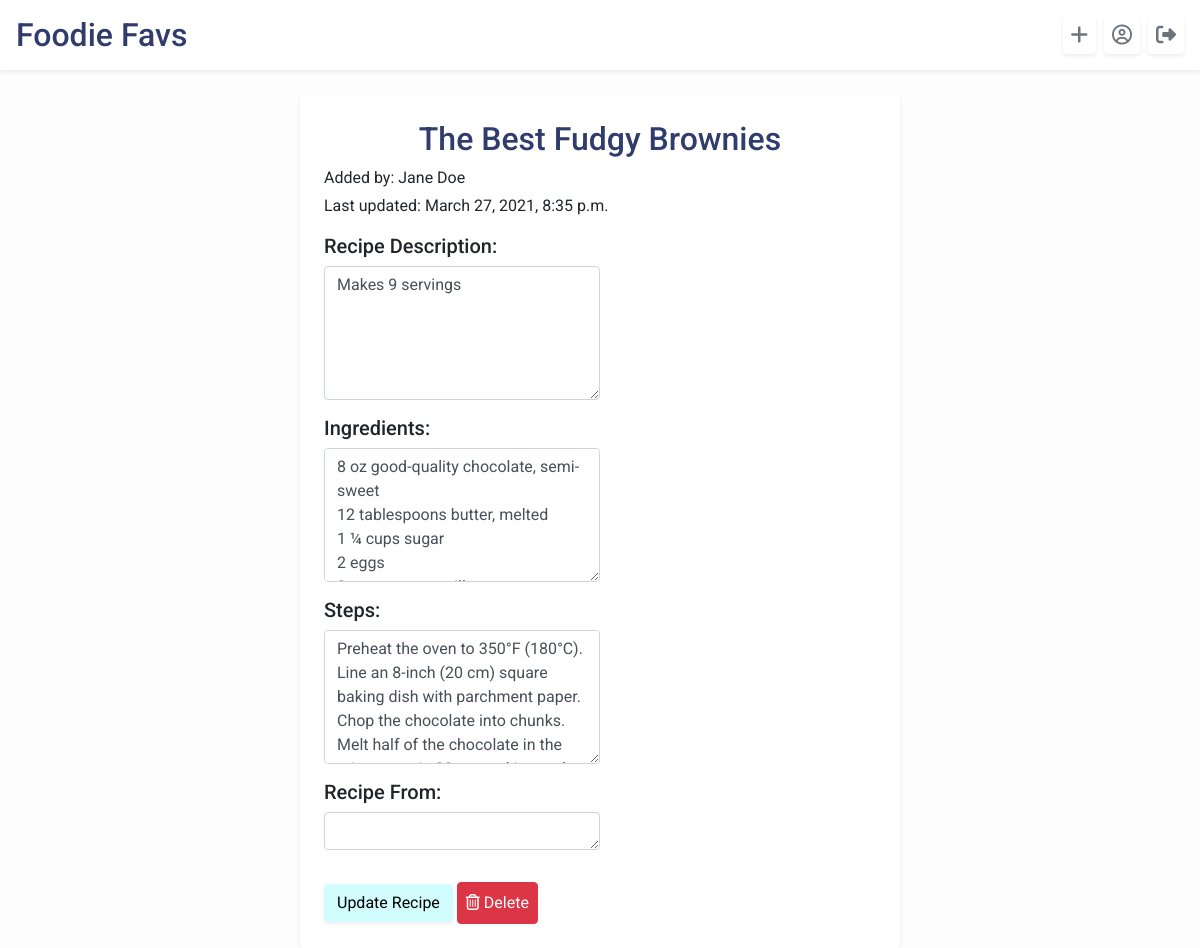
The app's page /home/4/edit_recipe (signed in), older data.
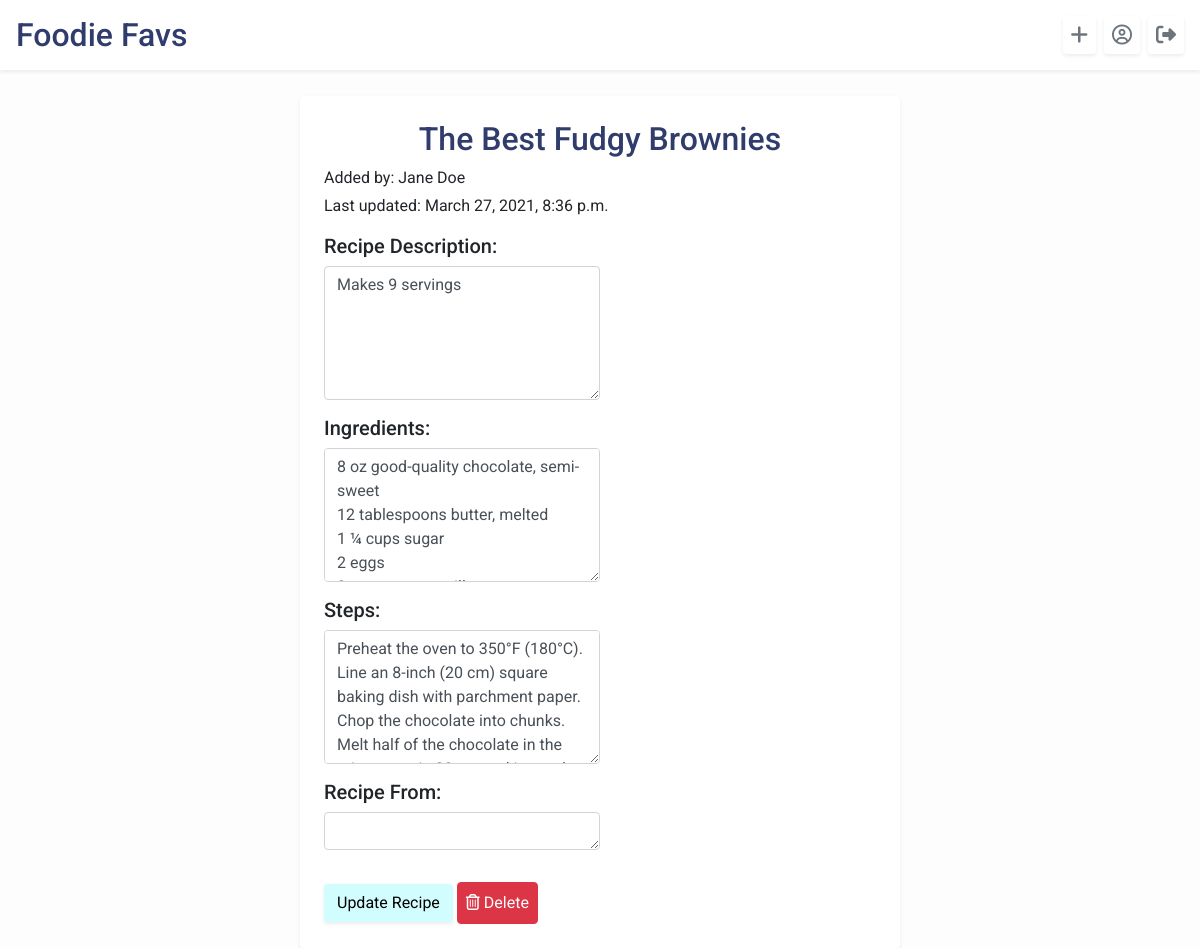
The same page, newer data.
### foodie_app/models.py (models this page shows)
class Recipe(models.Model):
    name = models.CharField(max_length=255)
    desc = models.CharField(max_length=255, default="")
    ingredients = models.TextField(default="")
    steps = models.TextField(default="")
    creator = models.ForeignKey(User, related_name="users", on_delete=models.CASCADE, default=1)
    source = models.CharField(max_length=255, default="")
    users_who_favorite = models.ManyToManyField(User, related_name="favorite_recipes", default=0)
    created_at = models.DateTimeField(auto_now_add=True)
    updated_at = models.DateTimeField(auto_now=True)
    objects = RecipeManager()

### login/models.py (models this page shows)
class User(models.Model):
    first_name = models.CharField(max_length=255)
    last_name = models.CharField(max_length=255)
    email = models.EmailField()
    password = models.CharField(max_length=255)
    followers = models.ManyToManyField("self", blank=True)
    profile_desc = models.TextField(default="")
    created_at = models.DateTimeField(auto_now_add=True)
    updated_at = models.DateTimeField(auto_now=True)
    objects = UserManager()

### foodie_app/views.py (the view)
# urls.py: path('<int:recipe_id>/edit_recipe', views.edit_recipe),
def edit_recipe(request, recipe_id):
    if 'userid' in request.session:
        context = {
            "user": User.objects.get(id=request.session['userid']),
            "recipe": Recipe.objects.get(id=recipe_id)
        }
        return render(request, 'edit_recipe.html', context)

### foodie_app/templates/edit_recipe.html (shortened to what this page needs)
<!DOCTYPE html>
<html lang="en">
<head>
    <link rel="stylesheet" href="https://stackpath.bootstrapcdn.com/bootstrap/4.5.2/css/bootstrap.min.css"
>
    {% load static %}
    <link rel="stylesheet" href="{% static 'css/style.css' %}">
</head>
<body class="body">
    <header id="header" class="bg-white d-flex p-3 align-items-center shadow-sm mt-0">
        <h2 class="pr-5 mb-0"><a href="/home" class="home">Foodie Favs</a></h2>
        <a href="/home/new_recipe" class="ml-auto btn-outline-secondary btn-lg p-1 pl-2 pr-2 rounded shadow-sm"
            data-toggle="tooltip" data-placement="bottom" title="New Recipe"><i class="fas fa-plus"></i></a></i>
        <a href="/home/{{user.id}}" class="ml-2 btn-outline-secondary btn-lg p-1 pl-2 pr-2 rounded shadow-sm"
            data-toggle="tooltip" data-placement="bottom" title="Profile"><i class="far fa-user-circle"></i></a>
        <a href="/home/log_off" class="ml-2 btn-outline-secondary btn-lg p-1 pl-2 pr-2 rounded shadow-sm" data-toggle="tooltip"
            data-placement="bottom" title="Log Out"><i class="fas fa-sign-out-alt"></i></a>
    </header>
    <div class="pt-5"></div>
    <div class="w-50 shadow-sm mt-5 p-4 ml-auto mr-auto rounded recipe-card">
        <h2 class="text-center">{{recipe.name}}</h2>
        <p class="mb-1">Added by: {{recipe.creator.first_name}} {{recipe.creator.last_name}}</p>
        <p>Last updated: {{recipe.updated_at}}</p>
        <form action="/home/{{recipe.id}}/edit" method="POST" id="edit-recipe-form">
            <div class="form-group">
                <label class="label h5" for="desc">Recipe Description:</label>
                <br>
                <textarea name="desc" id="desc" cols="30" rows="5" class="form-control w-50">{{recipe.desc}}</textarea>
            </div>
            <div class="form-group">
                <label class="label h5" for="ingredients">Ingredients:</label>
                <br>
                <textarea name="ingredients" id="ingredients" cols="30" rows="5"
                    class=" form-control w-50">{{recipe.ingredients}}</textarea>
            </div>
            <div class="form-group">
                <label class="label h5" for="steps">Steps:</label>
                <br>
                <textarea name="steps" id="steps" cols="30" rows="5" class="form-control w-50">{{recipe.steps}}</textarea>
            </div>
            <div class="form-group">
                <label class="label h5" for="source">Recipe From:</label>
                <br>
                <textarea name="source" id="source" cols="45" rows="1" class="form-control w-50">{{recipe.source}}</textarea>
            </div>
            <input class="btn mt-3 edit-recipe rounded shadow-sm" type="submit" name="submit" id="submit"
                value="Update Recipe">
            <a href="/home/{{recipe.id}}/delete_recipe" class="btn btn-danger p-2 mt-3"><i class="far fa-trash-alt"></i> Delete</a>
        </form>
    </div>
</body>
</html>

Row changes from the older to the newer data that the page shows:
changed Recipe "The Best Fudgy Brownies": updated_at "March 27, 2021, 8:35 p.m." → "March 27, 2021, 8:36 p.m."
